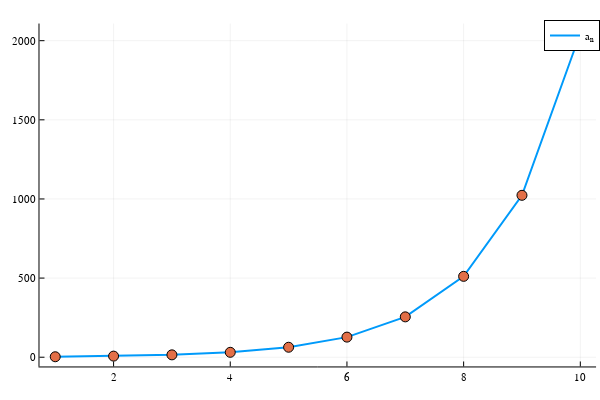

Here is the notebook cell this chart was saved with:
### Code cell
# 数列のグラフ化
using Plots 
X = 1:10
Y = seq_a.(X)

plot(X, Y, label="aₙ", lw=2)
scatter!(X, Y, label="", markersize=5)

### Figure 1 — Plotly figure (JSON) as saved in the notebook; plotly's stock layout.template omitted (floating-point values rounded to 4 significant figures)
{"data": [{"colorbar": {"len": 0.9525, "title": "", "x": 0.9934, "y": 0.5139}, "legendgroup": "aₙ", "line": {"color": "rgba(0, 154, 250, 1.000)", "dash": "solid", "shape": "linear", "width": 2}, "mode": "lines", "name": "aₙ", "showlegend": true, "type": "scatter", "x": [1, 2, 3, 4, 5, 6, 7, 8, 9, 10], "xaxis": "x", "y": [3, 7, 15, 31, 63, 127, 255, 511, 1023, 2047], "yaxis": "y"}, {"colorbar": {"len": 0.9525, "title": "", "x": 0.9934, "y": 0.5139}, "legendgroup": "", "marker": {"color": "rgba(227, 111, 71, 1.000)", "line": {"color": "rgba(0, 0, 0, 1.000)", "width": 1}, "size": 10, "symbol": "circle"}, "mode": "markers", "name": "", "showlegend": false, "type": "scatter", "x": [1, 2, 3, 4, 5, 6, 7, 8, 9, 10], "xaxis": "x", "y": [3, 7, 15, 31, 63, 127, 255, 511, 1023, 2047], "yaxis": "y"}], "layout": {"annotations": [], "height": 400, "legend": {"bgcolor": "rgba(255, 255, 255, 1.000)", "bordercolor": "rgba(0, 0, 0, 1.000)", "borderwidth": 1, "font": {"color": "rgba(0, 0, 0, 1.000)", "family": "sans-serif", "size": 11}, "title": {"font": {"color": "rgba(0, 0, 0, 1.000)", "family": "sans-serif", "size": 15}, "text": ""}, "tracegroupgap": 0, "traceorder": "normal", "x": 1, "xanchor": "auto", "y": 1, "yanchor": "auto"}, "margin": {"b": 20, "l": 0, "r": 0, "t": 20}, "paper_bgcolor": "rgba(255, 255, 255, 1.000)", "plot_bgcolor": "rgba(255, 255, 255, 1.000)", "showlegend": true, "width": 600, "xaxis": {"anchor": "y", "domain": [0.06582, 0.9934], "gridcolor": "rgba(0, 0, 0, 0.100)", "gridwidth": 0.5, "linecolor": "rgba(0, 0, 0, 1.000)", "mirror": false, "range": [0.73, 10.27], "showgrid": true, "showline": true, "showticklabels": true, "tickangle": 0, "tickcolor": "rgb(0, 0, 0)", "tickfont": {"color": "rgba(0, 0, 0, 1.000)", "family": "sans-serif", "size": 11}, "tickmode": "array", "ticks": "inside", "ticktext": ["2", "4", "6", "8", "10"], "tickvals": [2, 4, 6, 8, 10], "title": "", "titlefont": {"color": "rgba(0, 0, 0, 1.000)", "family": "sans-serif", "size": 15}, "type": "-", "visible": true, "zeroline": false, "zerolinecolor": "rgba(0, 0, 0, 1.000)"}, "yaxis": {"anchor": "x", "domain": [0.03762, 0.9902], "gridcolor": "rgba(0, 0, 0, 0.100)", "gridwidth": 0.5, "linecolor": "rgba(0, 0, 0, 1.000)", "mirror": false, "range": [-58.32, 2108.0], "showgrid": true, "showline": true, "showticklabels": true, "tickangle": 0, "tickcolor": "rgb(0, 0, 0)", "tickfont": {"color": "rgba(0, 0, 0, 1.000)", "family": "sans-serif", "size": 11}, "tickmode": "array", "ticks": "inside", "ticktext": ["0", "500", "1000", "1500", "2000"], "tickvals": [0, 500, 1000, 1500, 2000], "title": "", "titlefont": {"color": "rgba(0, 0, 0, 1.000)", "family": "sans-serif", "size": 15}, "type": "-", "visible": true, "zeroline": false, "zerolinecolor": "rgba(0, 0, 0, 1.000)"}}}
